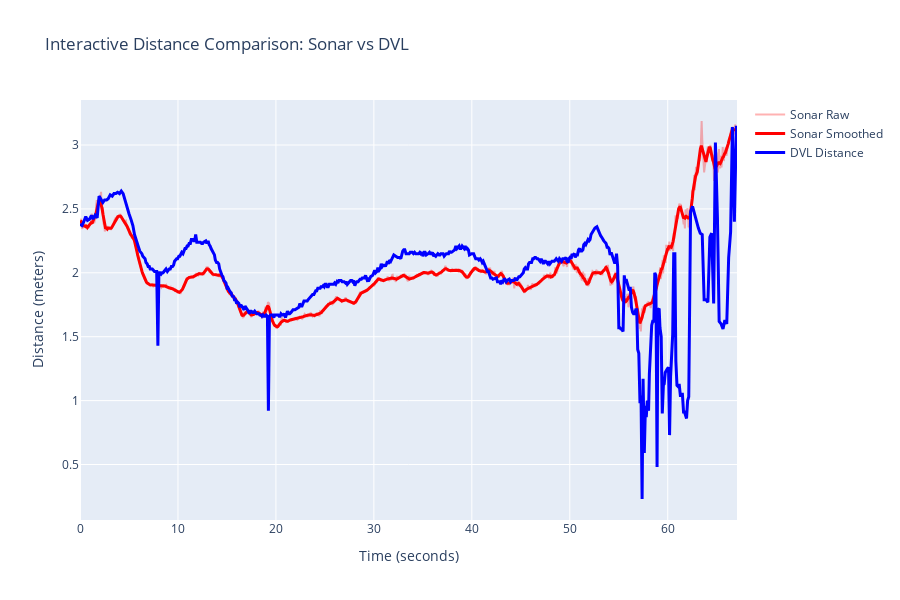

Here is the notebook cell this chart was saved with:
### Code cell
fig, comparison_stats = iau.ComparisonEngine.compare_sonar_vs_dvl(distance_results, raw_data, sonar_coverage_m=sonar_coverage_meters, sonar_image_size=image_shape[0], use_plotly=True)
fig.show()

### Figure 1 — Plotly figure (JSON) as saved in the notebook; plotly's stock layout.template omitted (floating-point values rounded to 4 significant figures; data arrays with more than 128 entries replaced by an {"elided": "..."} marker saying what was removed)
{"data": [{"line": {"color": "rgba(255,0,0,0.3)"}, "mode": "lines", "name": "Sonar Raw", "type": "scatter", "x": {"elided": "1059 float values"}, "xaxis": "x", "y": {"elided": "1059 float values"}, "yaxis": "y"}, {"line": {"color": "red", "width": 3}, "mode": "lines", "name": "Sonar Smoothed", "type": "scatter", "x": {"elided": "1059 float values"}, "xaxis": "x", "y": {"elided": "1059 float values"}, "yaxis": "y"}, {"line": {"color": "blue", "width": 3}, "mode": "lines", "name": "DVL Distance", "type": "scatter", "x": {"elided": "559 float values"}, "xaxis": "x", "y": {"elided": "559 float values"}, "yaxis": "y"}], "layout": {"height": 600, "hovermode": "x unified", "title": {"text": "Interactive Distance Comparison: Sonar vs DVL"}, "xaxis": {"anchor": "y", "domain": [0, 1], "showgrid": true, "title": {"text": "Time (seconds)"}}, "yaxis": {"anchor": "x", "domain": [0, 1], "showgrid": true, "title": {"text": "Distance (meters)"}}}}
